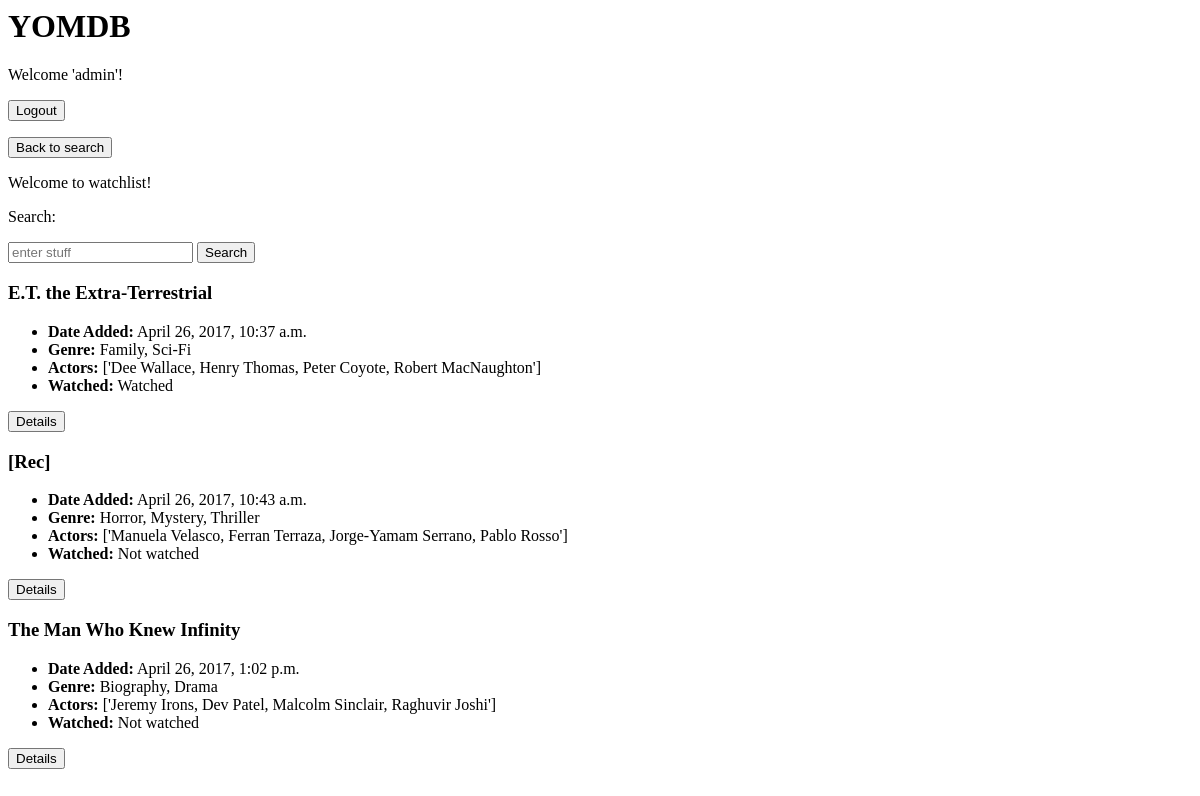
The app's page /watchlist (signed in), older data.
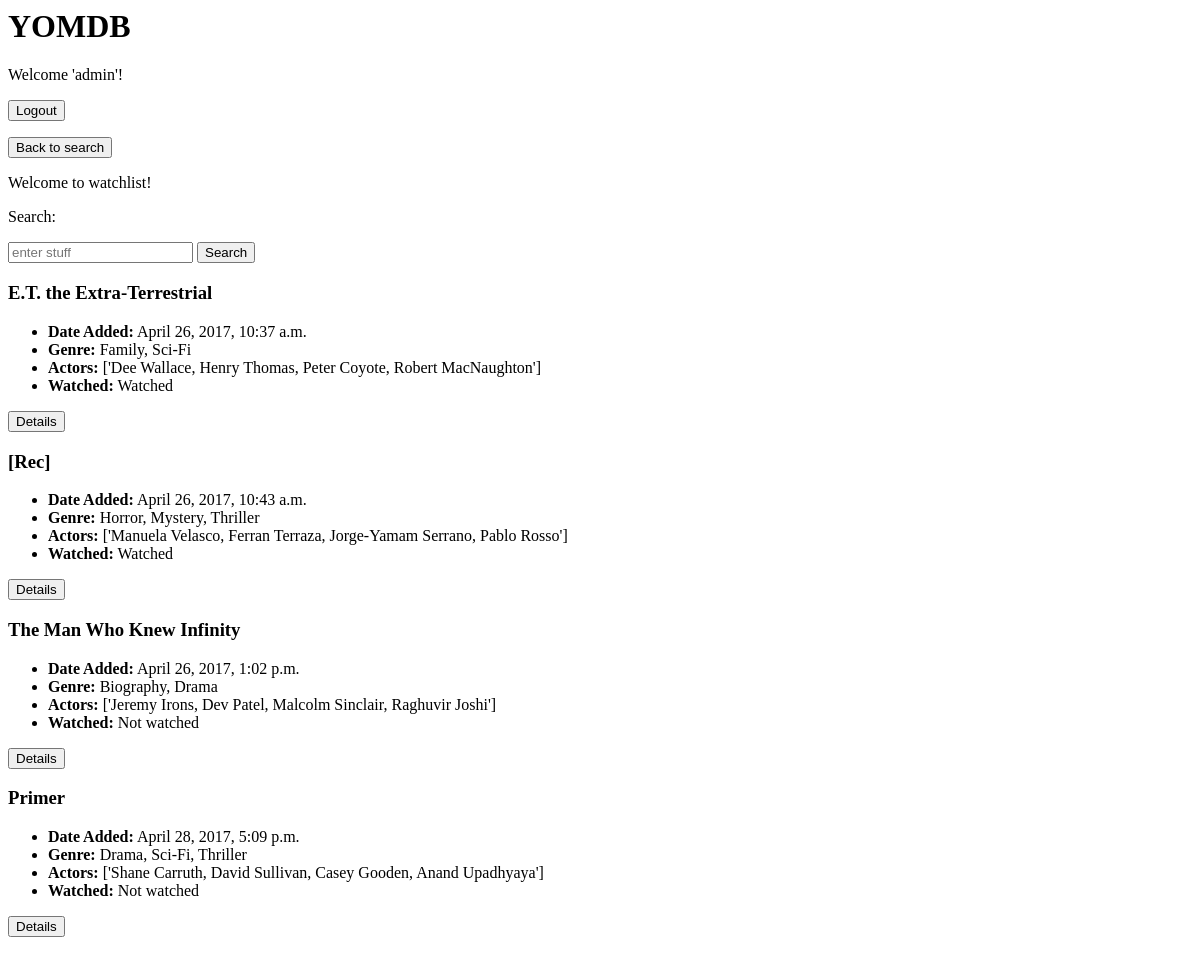
The same page, newer data.
### movies/models.py (models this page shows)
class Watchlist(models.Model):
    title = models.TextField()
    date_added = models.DateTimeField(auto_now_add=True)
    genre = models.TextField()
    actors = models.TextField()
    watched = models.BooleanField(default=False)

### movies/views.py (the view)
# urls.py: url(r'^watchlist', views.watchlist, name='watchlist'),
@login_required(login_url = 'movies:login')
def watchlist(request):
    movies_watchlist = Watchlist.objects.all()
    context = {'movies_watchlist': movies_watchlist}
    return render(request, 'movies/watchlist.html', context)

### movies/templates/movies/watchlist.html
{% extends 'movies/base.html' %}
{% block content %}
<form action="{% url 'movies:home'%}">
    <input type="submit" value="Back to search" />
</form>
<p>Welcome to watchlist!</p>
<p> Search: </p>
    <form action="{% url 'movies:search_watchlist' %}" method="GET">
        <input placeholder="enter stuff" type="text" id="q" name="q">
        <input type="submit" value="Search" >
    </form>
{% for movie in movies_watchlist %}
<h3>{{ movie.title }}</h3>
<ul>
    <li><strong>Date Added:</strong> {{ movie.date_added }}</li>
    <li><strong>Genre:</strong> {{ movie.genre }}</li>
    <li><strong>Actors:</strong> {{ movie.actors }}</li>
    <li><strong>Watched:</strong> {% if movie.watched %}Watched{% else %}Not watched{% endif %}</li>
</ul>
<form action="{% url 'movies:detail' movie.id %}">
    <input type="submit" value="Details" />
</form>
{% endfor %}
{% endblock %}

### movies/templates/movies/base.html (shortened to what this page needs)
<head>
</head>
<body>
    <h1>YOMDB</h1>
    <p> Welcome '{{ request.user.username }}'!</p>
    <form action={% url 'movies:logout' %}>
        <input type="submit" value="Logout" />
    {% block content %}
    {% endblock %}
</body>

Row changes from the older to the newer data that the page shows:
changed Watchlist "[Rec]": watched "Not watched" → "Watched"
added Watchlist: title "Primer", date_added "April 28, 2017, 5:09 p.m.", genre "Drama, Sci-Fi, Thriller", actors "['Shane Carruth, David Sullivan, Casey Gooden, Anand Upadhyaya']", watched "Not watched"
